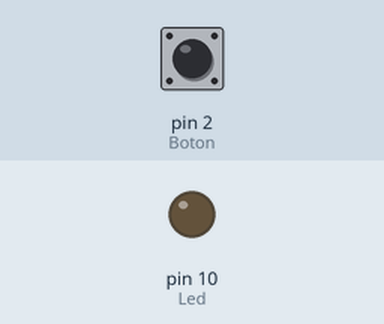
Bench run of a sketch on a simulated Arduino Uno, built with avr-gcc and run on an emulated ATmega328P. On the bench: output pins drawn as LEDs (lit = HIGH). Inputs (shaded band) come from the test bench; at power-on: pin 2 (Boton) HIGH. What the sketch prints to the serial monitor is not drawn.

Above: at 1.2 s.
1.3 s: pin 2 (Boton) pulled LOW for 0.15 s
At 2.4 s:
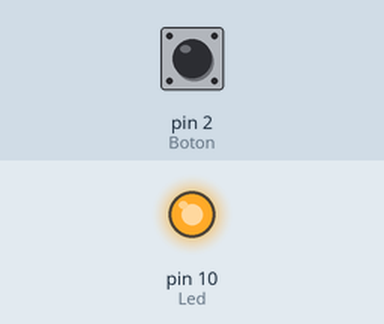
2.9 s: pin 2 (Boton) pulled LOW for 1 s
At 4.9 s:
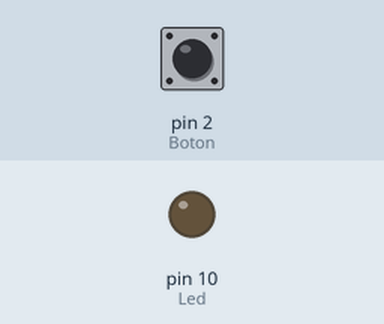
5.4 s: pin 2 (Boton) pulled LOW for 3.2 s
At 9.6 s:
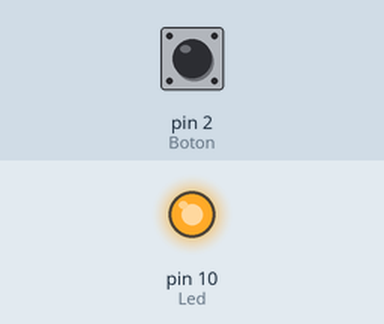
Timing chart, 0 to 11.1 s (numbered marks = the images above; inputs shaded):
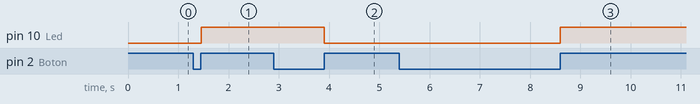

Measured:
- after the input at 1.3 s, pin 10 (Led): LOW → HIGH after 0.16 s
- after the input at 2.9 s, pin 10 (Led): HIGH → LOW after 1.0 s
- after the input at 5.4 s, pin 10 (Led): LOW → HIGH after 3.2 s

The sketch:

Ejercicio08-pullup_interruptor.ino
```cpp
int estado_anterior;

void setup() {
  Serial.begin(9600);
  pinMode(2, INPUT_PULLUP); //Boton
  pinMode(10, OUTPUT);  //Led
  estado_anterior = digitalRead(2); //Inicializo con el estado del boton al iniciar programa
}

void loop() {
  int sensorVal = digitalRead(2);
  Serial.println(sensorVal);
  if (sensorVal != estado_anterior) {
    if (sensorVal == HIGH) { //Detecto flanco ascendente, poner LOW para detectar flanco descendente
      int estado_led = digitalRead(10);
      digitalWrite(10, !estado_led);
    }
  }
  estado_anterior = sensorVal;  //Sin esto no funciona, actualizo para el siguente loop
}
```
